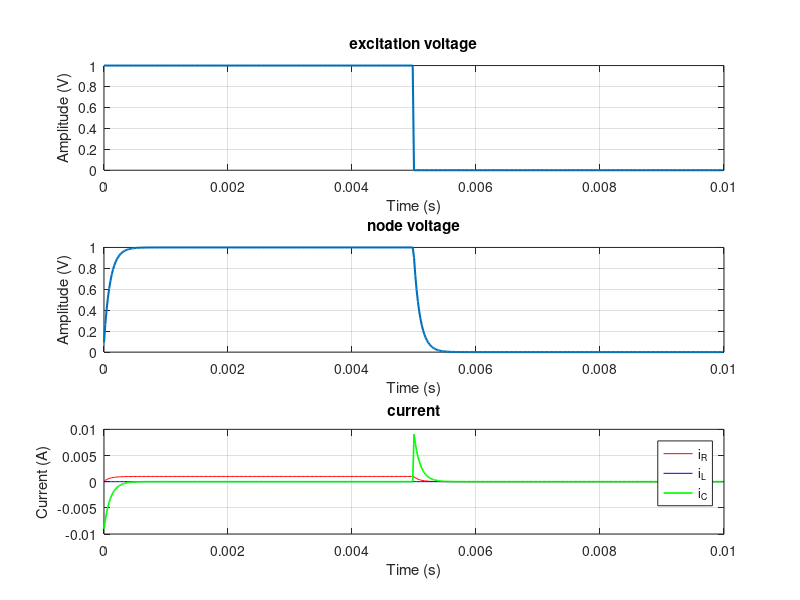

The MATLAB script that drew this image:

clear; clc;

fs = 48000;       
Ts = 1/fs;      
dur = 0.01;    
N   = floor(dur*fs);

R  = 1000;          % ohms
L  = 0.1;           % H
C  = 1e-6;          % F

% Excitation voltage source
Vin = zeros(N,1);
Vin(1:floor(N/2)) = 1.0;
% Vin  = sin(2*pi*f0*(0:N-1)'/fs);

% Define Port Resistances
R0_R = R;
R0_L = 2*L / Ts;
R0_C = 1 / (2*C / Ts);

bL_prev = 0;
bC_prev = 0;

Vout = zeros(N,1);
i_R = zeros(N,1);
i_L = zeros(N,1);
i_C = zeros(N,1);
for n = 1:N
    
    b_R = 0;
    b_L = bL_prev;
    b_C = bC_prev;

    Rsum = R0_R + R0_L + R0_C;
    a_R = Vin(n) + b_R;  
    a_L = b_L;        
    a_C = b_C;        
    
    Vnode = (R0_R*a_R + R0_L*a_L + R0_C*a_C) / Rsum;

    b_R_new = 2*Vnode - a_R;
    b_L_new = 2*Vnode - a_L;
    b_C_new = 2*Vnode - a_C;
    
    bL_prev = b_L_new;
    bC_prev = b_C_new;

    Vout(n) = Vnode;

    i_R(n) = Vnode / R;
    i_L(n) = (a_L - b_L_new)/(2*R0_L);
    i_C(n) = (a_C - b_C_new)/(2*R0_C);
end

time = (0:N-1).'*Ts;

figure('Name','Parallel RLC via WDF','Color','w','Position',[100 100 900 600]);

subplot(3,1,1);
plot(time, Vin, 'LineWidth',1.5); grid on;
xlabel('Time (s)'); ylabel('Amplitude (V)');
title('excitation voltage');

subplot(3,1,2);
plot(time, Vout, 'LineWidth',1.5); grid on;
xlabel('Time (s)'); ylabel('Amplitude (V)');
title('node voltage');

subplot(3,1,3);
plot(time, i_R, 'r',  time, i_L, 'b',  time, i_C, 'g','LineWidth',1.2);
grid on;
xlabel('Time (s)'); ylabel('Current (A)');
legend('i_R','i_L','i_C');
title('current');